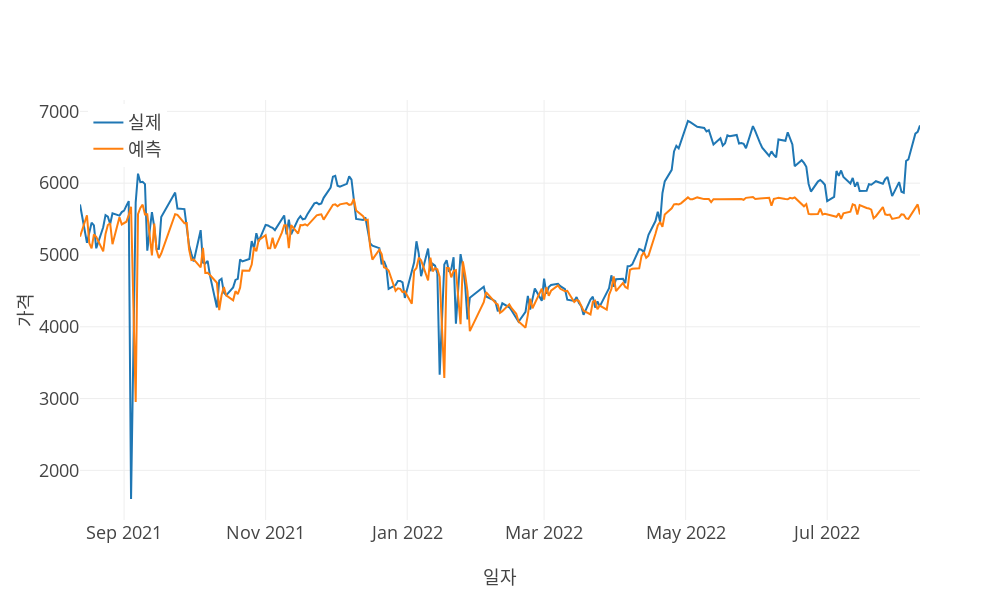

The cell this chart's notebook holds for it:
### Code cell
print("\nRandom Forest")
rf, _ = random_forest(X_train, y_train, search=True, **ml_searchCV_params)
rf_predictions = rf.predict(X_test)
model_eval(y_test, rf_predictions, predictions_x_axis, stdout=stdout, vis=vis, **{'scaler': output_scaler})

### Figure 1 — Plotly figure (JSON) as saved in the notebook; plotly's stock layout.template omitted (floating-point values rounded to 4 significant figures; data arrays with more than 128 entries replaced by an {"elided": "..."} marker saying what was removed)
{"data": [{"mode": "lines", "name": "실제", "type": "scatter", "x": {"elided": "254 str values"}, "y": {"elided": "254 float values"}}, {"mode": "lines", "name": "예측", "type": "scatter", "x": {"elided": "254 str values"}, "y": {"elided": "254 float values"}}], "layout": {"height": 600, "legend": {"x": 0.01, "xanchor": "left", "y": 0.99, "yanchor": "top"}, "width": 1000, "xaxis": {"title": {"text": "일자"}}, "yaxis": {"title": {"text": "가격"}}}}
